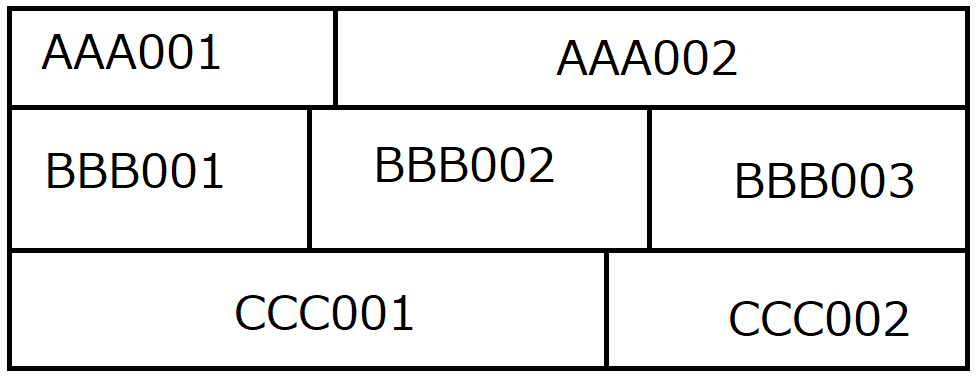
#> input picture table1.png, 976 x 379 px
$ python -i table_recognition.py   (imports and definitions only)
#> lines starting #> are read from the running program, lines starting #| are printed output that depends on the picture; after the words box and inside, x2 and y2 are one past the last pixel; in counts of white or black regions, pixels touching at a corner belong together
#> further down, picture is the input picture: shape (379, 976, 3); mean B, G, R 228.4, 228.5, 228.5
# -*- coding: utf-8 -*-
import cv2
import numpy as np

# [60 lines left out: functions recognition_table_from_image_file, same_rect_is_in_rects, not called in this run]

def crop_margin(cv2_image):
    img = cv2_image

    gray = cv2.cvtColor(img, cv2.COLOR_BGR2GRAY)
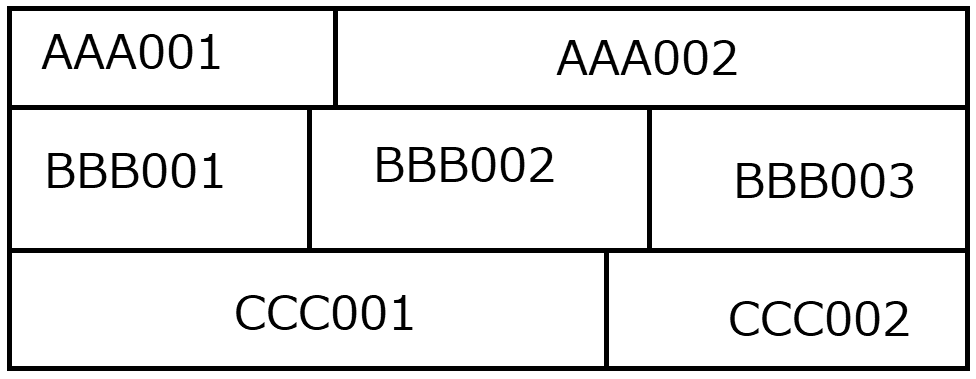
#> gray: shape (379, 976); min 0, max 255, mean 228.5
    img2 = cv2.threshold(gray, 127, 255, cv2.THRESH_BINARY)[1]
#> img2: shape (379, 976); 89.5% white; 43 black regions
    contours = cv2.findContours(img2, cv2.RETR_TREE, cv2.CHAIN_APPROX_SIMPLE)[0]
#> contours = 89 contours; largest, box (x1, y1, x2, y2) and area: (0, 0, 976, 379) 368550, (6, 5, 971, 372) 352822, (12, 253, 604, 366) 66192, (338, 11, 965, 105) 58218, (312, 110, 647, 248) 45758

    x1, y1, x2, y2 = [], [], [], []
    for i in range(1, len(contours)):
        ret = cv2.boundingRect(contours[i])
        x1.append(ret[0])
        y1.append(ret[1])
        x2.append(ret[0] + ret[2])
        y2.append(ret[1] + ret[3])
#> this loop made 88 passes
#> ret on passes 1 to 12: (6, 5, 965, 367), (609, 253, 356, 113), (884, 300, 25, 37), (855, 300, 25, 37), (860, 304, 15, 29), (826, 300, 25, 37), (831, 304, 15, 29), (793, 300, 31, 37), (761, 300, 31, 37), (729, 300, 31, 37), (12, 253, 592, 113), (393, 294, 20, 37)
#> after the loop, x1 = 88 values, max 890 at index 20, min 6 at index 0, mean 435.6; x2 = 88 values, max 971 at index 0, min 63 at index 87, mean 498.1; y1 = 88 values, max 304 at index 4, min 5 at index 0, mean 149.3; y2 = 88 values, max 372 at index 0, min 55 at index 83, mean 188.9

    x1_min, y1_min, x2_max, y2_max = min(x1), min(y1), max(x2), max(y2)
#> x1_min = 6; y1_min = 5; x2_max = 971; y2_max = 372
    crop_img = img2[y1_min:y2_max, x1_min:x2_max]
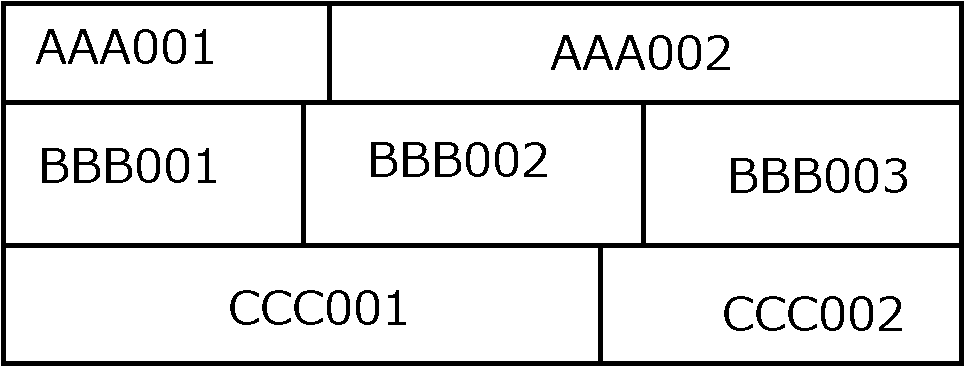
#> crop_img: shape (367, 965); 89.1% white; 43 black regions, largest, box (x1, y1, x2, y2) and area: (1, 1, 964, 366) 25125, (371, 142, 397, 177) 431, (403, 142, 429, 177) 431
    crop = [x1_min, y1_min, x2_max - x1_min, y2_max - y1_min]
#> crop = [6, 5, 965, 367]

    return crop_img, crop

>>> import cv2
>>> picture = cv2.imread('table1.png')
>>> result = crop_margin(picture)

$ run again, on table2.png
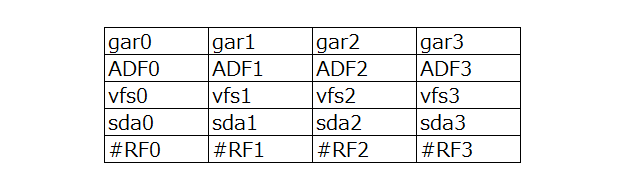
#> input picture table2.png, 625 x 190 px
#> picture is the input picture: shape (190, 625, 3); mean B, G, R 240.6, 240.6, 240.6
#> in crop_margin, `img2 = cv2.threshold(gray, 127, 255, cv2.THRESH_BINARY)[1]`:
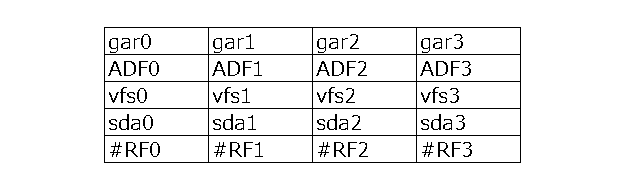
#> img2: shape (190, 625); 94.3% white; black in thin lines or dots, all inside (x1, y1, x2, y2) = (104, 27, 521, 163)
#> contours = 168 contours, 48 with area under 20; largest, box (x1, y1, x2, y2) and area: (0, 0, 625, 190) 117936, (103, 26, 522, 164) 57264, (417, 136, 520, 162) 2550, (313, 136, 416, 162) 2550, (209, 136, 312, 162) 2550
#> the loop in crop_margin, `for i in range(1, len(contours)):` made 167 passes
#> ret on passes 1 to 3: (103, 26, 419, 138), (417, 136, 103, 26), (462, 148, 11, 10)
#> after the loop in crop_margin, `for i in range(1, len(contours)):`: x1 = 167 values, max 465 at index 3, min 103 at index 0, mean 277.7; x2 = 167 values, max 522 at index 0, min 117 at index 157, mean 300.2; y1 = 167 values, max 155 at index 20, min 26 at index 0, mean 84.18; y2 = 167 values, max 164 at index 0, min 36 at index 166, mean 97.69
#> x1_min = 103; y1_min = 26; x2_max = 522; y2_max = 164
#> in crop_margin, `crop_img = img2[y1_min:y2_max, x1_min:x2_max]`:
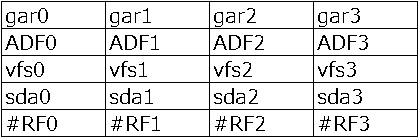
#> crop_img: shape (138, 419); 88.4% white; black in thin lines or dots
#> crop = [103, 26, 419, 138]
